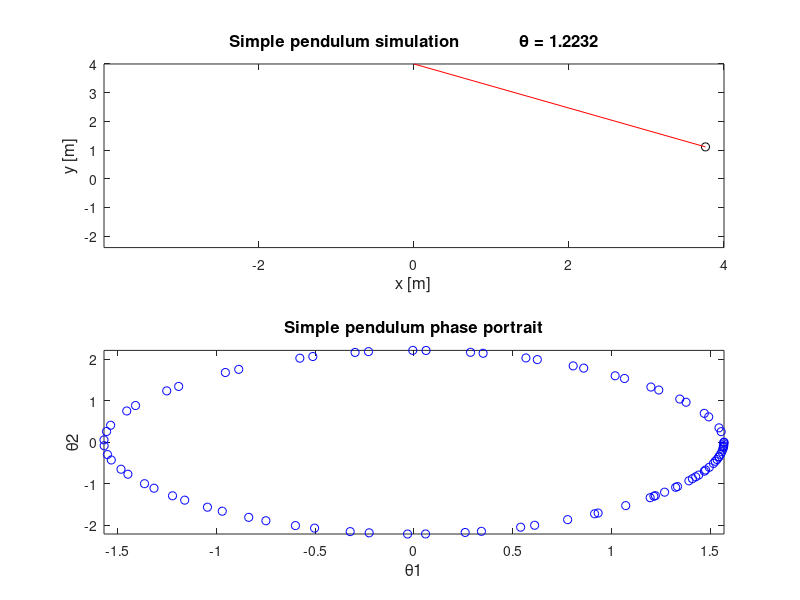

The MATLAB source for this figure:
%==========================================================================
% Matlab program to simulate the movement of a simple pendulum.
% The differential equations find the unknown angles of the pendulum.
% These are then converted into cartesian co ordinates x and y for the
% simulation.
% In addition, the user has the option of selecting either a phase portrait
% or a time series plot. These remain in polar coordinates.
% Created by James Adams 31/3/14
%==========================================================================
clear  % Clears command history
clc   % Clears command window
clf  % Clears figure window
%========= Sets initial parameters for pendulum ===========================
g = 9.81;  % Gravity (ms-2)
l = 4;  % pendulum length (m)
initialangle1 = pi/2;  % Initial angle 1
initialangle2 = 0;   % Initial angle 2
%====== Sets x and y coordinates of pendulum top  =========================
pendulumtopx = 0;
pendulumtopy = l;
fprintf('Single pendulum simulation by James Adams \n\n')
%choice = input('Press 1 for a phase portrait or 2 for a time serie plot : ');
choice = 1;
iterations = 1; % Sets initial iteration count to 1
pausetime = 0.1;  % Pauses animation for this time
runtime = 10;  % Runs simulations for this time
tx = 0;  % Ensures time series plot remains in the figure window
%============== Solves simple pendulum differential equations =============
deq1=@(t,x) [x(2); -g/l * sin(x(1))]; % Pendulum equations uncoupled
[t,sol] = ode45(deq1,[0 runtime],[initialangle1 initialangle2]);  % uses a numerical ode solver
sol1 = sol(:,1)'; % takes the transpose for plots
sol2 = sol(:,2)';
arraysize = size(t);  % Defines array size of time intervals
timestep = t(runtime) - t(runtime-1);  % Calculates the time step of these intervals
cartesianx = l*sin(sol1);  % Converts angles into cartesian coordinates
cartesiany = l*cos(sol2);  
    
%============== plots results at each time interval =======================
for i = 1 : max(arraysize)
    subplot(2,1,1)
    plotarrayx = [pendulumtopx cartesianx(iterations)];
    plotarrayy = [pendulumtopy cartesiany(iterations)];
    plot(cartesianx(iterations),cartesiany(iterations),'ko',plotarrayx,plotarrayy,'r-')
    title(['Simple pendulum simulation            \theta = ' num2str(sol1(iterations))],'fontsize',12)
    xlabel('x [m]','fontsize',12)
    ylabel('y [m]','fontsize',12)
    axis([min(cartesianx) max(cartesianx) min(cartesiany) max(cartesiany)])
    subplot(2,1,2)
    
    % Plots either a phase portrait or time series depending on choice
    if choice == 1
        plot(sol1(iterations),sol2(iterations),'bo')
        hold on
        title('Simple pendulum phase portrait','fontsize',12)
        xlabel('\theta1','fontsize',12)
        ylabel('\theta2','fontsize',12)
        axis([min(sol1) max(sol1) min(sol2) max(sol2)])
    elseif choice == 2
        plot(t(iterations),sol1(iterations),'bo')
        title(['Simple pendulum time series for \theta1       t = ' num2str(t(iterations))],'fontsize',12)
        xlabel('t [seconds]','fontsize',12)
        ylabel('\theta1','fontsize',12)
        hold on  % Holds previous values
        axis([0 t(iterations)+(t(2)-t(1)) min(sol1) max(sol1)])
        tx = tx + timestep;  % Aligns results with the figure window
    end
    pause(pausetime)  % Shows results at each time interval
    iterations = iterations + 1;  % increases iteration count by 1
end
%=========================== End of program ===============================
